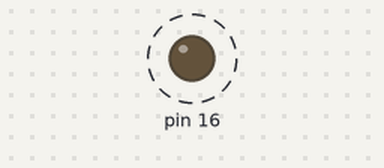
Bench run of a sketch on a simulated Arduino Uno, built with avr-gcc and run on an emulated ATmega328P. On the bench: output pins drawn as LEDs (lit = HIGH). Dashed ring = blinking.

Above: at 0.2 s.
Timing chart, 0 to 3.0 s (numbered marks = the images above):
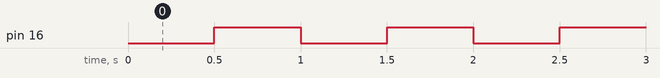

The sketch:

Pisca_LED_ESP8266.ino
```cpp
void setup() {
  pinMode(16, OUTPUT);
  digitalWrite(16, HIGH);
}

void loop() {
  digitalWrite(16, !digitalRead(16));
  delay(500);
}
```

Measured:
- by itself, pin 16: alternates HIGH for 0.50 s and LOW for 0.50 s
